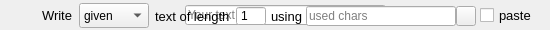
<?xml version="1.0" encoding="UTF-8"?>
<ui version="4.0">
 <class>WriteTextCmdWidget</class>
 <widget class="QWidget" name="WriteTextCmdWidget">
  <property name="geometry">
   <rect>
    <x>0</x>
    <y>0</y>
    <width>550</width>
    <height>30</height>
   </rect>
  </property>
  <property name="minimumSize">
   <size>
    <width>480</width>
    <height>30</height>
   </size>
  </property>
  <property name="maximumSize">
   <size>
    <width>550</width>
    <height>30</height>
   </size>
  </property>
  <property name="windowTitle">
   <string>WriteTextCmdWidget</string>
  </property>
  <widget class="QLineEdit" name="textLineEdit">
   <property name="geometry">
    <rect>
     <x>185</x>
     <y>5</y>
     <width>201</width>
     <height>20</height>
    </rect>
   </property>
   <property name="inputMask">
    <string/>
   </property>
   <property name="maxLength">
    <number>100</number>
   </property>
   <property name="placeholderText">
    <string>Your text</string>
   </property>
   <property name="clearButtonEnabled">
    <bool>false</bool>
   </property>
  </widget>
  <widget class="QWidget" name="layoutWidget1">
   <property name="geometry">
    <rect>
     <x>0</x>
     <y>2</y>
     <width>151</width>
     <height>27</height>
    </rect>
   </property>
   <layout class="QHBoxLayout" name="mainLayout">
    <property name="spacing">
     <number>0</number>
    </property>
    <item>
     <spacer name="horizontalSpacer">
      <property name="orientation">
       <enum>Qt::Horizontal</enum>
      </property>
      <property name="sizeType">
       <enum>QSizePolicy::Fixed</enum>
      </property>
      <property name="sizeHint" stdset="0">
       <size>
        <width>40</width>
        <height>20</height>
       </size>
      </property>
     </spacer>
    </item>
    <item>
     <widget class="QLabel" name="writeLabel">
      <property name="minimumSize">
       <size>
        <width>35</width>
        <height>20</height>
       </size>
      </property>
      <property name="maximumSize">
       <size>
        <width>35</width>
        <height>20</height>
       </size>
      </property>
      <property name="font">
       <font>
        <pointsize>10</pointsize>
       </font>
      </property>
      <property name="text">
       <string>Write</string>
      </property>
     </widget>
    </item>
    <item>
     <widget class="QComboBox" name="textTypeComboBox">
      <property name="minimumSize">
       <size>
        <width>70</width>
        <height>25</height>
       </size>
      </property>
      <property name="maximumSize">
       <size>
        <width>70</width>
        <height>25</height>
       </size>
      </property>
      <property name="currentText">
       <string>given</string>
      </property>
      <property name="currentIndex">
       <number>0</number>
      </property>
      <property name="maxCount">
       <number>10</number>
      </property>
      <item>
       <property name="text">
        <string>given</string>
       </property>
      </item>
      <item>
       <property name="text">
        <string>random</string>
       </property>
      </item>
     </widget>
    </item>
   </layout>
  </widget>
  <widget class="QWidget" name="layoutWidget2">
   <property name="geometry">
    <rect>
     <x>155</x>
     <y>5</y>
     <width>321</width>
     <height>22</height>
    </rect>
   </property>
   <layout class="QHBoxLayout" name="randomTextLayout">
    <property name="spacing">
     <number>0</number>
    </property>
    <item>
     <widget class="QLabel" name="textLabel">
      <property name="font">
       <font>
        <pointsize>10</pointsize>
       </font>
      </property>
      <property name="text">
       <string>text of length</string>
      </property>
     </widget>
    </item>
    <item>
     <widget class="QSpinBox" name="randomAmountSpinBox">
      <property name="minimumSize">
       <size>
        <width>30</width>
        <height>20</height>
       </size>
      </property>
      <property name="maximumSize">
       <size>
        <width>30</width>
        <height>20</height>
       </size>
      </property>
      <property name="toolTip">
       <string>The amount of characters randomly written</string>
      </property>
      <property name="buttonSymbols">
       <enum>QAbstractSpinBox::NoButtons</enum>
      </property>
      <property name="minimum">
       <number>1</number>
      </property>
      <property name="maximum">
       <number>999</number>
      </property>
      <property name="value">
       <number>1</number>
      </property>
     </widget>
    </item>
    <item>
     <spacer name="horizontalSpacer_2">
      <property name="orientation">
       <enum>Qt::Horizontal</enum>
      </property>
      <property name="sizeType">
       <enum>QSizePolicy::Fixed</enum>
      </property>
      <property name="sizeHint" stdset="0">
       <size>
        <width>5</width>
        <height>20</height>
       </size>
      </property>
     </spacer>
    </item>
    <item>
     <widget class="QLabel" name="randomL2">
      <property name="minimumSize">
       <size>
        <width>35</width>
        <height>20</height>
       </size>
      </property>
      <property name="maximumSize">
       <size>
        <width>35</width>
        <height>20</height>
       </size>
      </property>
      <property name="font">
       <font>
        <pointsize>10</pointsize>
       </font>
      </property>
      <property name="text">
       <string>using</string>
      </property>
     </widget>
    </item>
    <item>
     <widget class="QLineEdit" name="possibleCharsLineEdit">
      <property name="minimumSize">
       <size>
        <width>150</width>
        <height>20</height>
       </size>
      </property>
      <property name="maximumSize">
       <size>
        <width>150</width>
        <height>20</height>
       </size>
      </property>
      <property name="toolTip">
       <string>The characters used for writing a random text</string>
      </property>
      <property name="statusTip">
       <string/>
      </property>
      <property name="text">
       <string/>
      </property>
      <property name="maxLength">
       <number>100</number>
      </property>
      <property name="placeholderText">
       <string>used chars</string>
      </property>
     </widget>
    </item>
    <item>
     <widget class="QToolButton" name="toolButton">
      <property name="minimumSize">
       <size>
        <width>20</width>
        <height>20</height>
       </size>
      </property>
      <property name="maximumSize">
       <size>
        <width>20</width>
        <height>20</height>
       </size>
      </property>
      <property name="toolTip">
       <string>Select a preset of characters</string>
      </property>
      <property name="text">
       <string/>
      </property>
      <property name="popupMode">
       <enum>QToolButton::InstantPopup</enum>
      </property>
      <property name="toolButtonStyle">
       <enum>Qt::ToolButtonTextOnly</enum>
      </property>
      <property name="arrowType">
       <enum>Qt::DownArrow</enum>
      </property>
     </widget>
    </item>
   </layout>
  </widget>
  <widget class="QCheckBox" name="pasteCheckBox">
   <property name="geometry">
    <rect>
     <x>480</x>
     <y>5</y>
     <width>61</width>
     <height>20</height>
    </rect>
   </property>
   <property name="font">
    <font>
     <pointsize>10</pointsize>
    </font>
   </property>
   <property name="toolTip">
    <string>Paste the characters one by one instead of simulating keypresses. This increases the number of possible characters greatly.</string>
   </property>
   <property name="text">
    <string>paste</string>
   </property>
  </widget>
 </widget>
 <tabstops>
  <tabstop>randomAmountSpinBox</tabstop>
  <tabstop>textLineEdit</tabstop>
  <tabstop>possibleCharsLineEdit</tabstop>
  <tabstop>toolButton</tabstop>
 </tabstops>
 <resources/>
 <connections/>
</ui>
